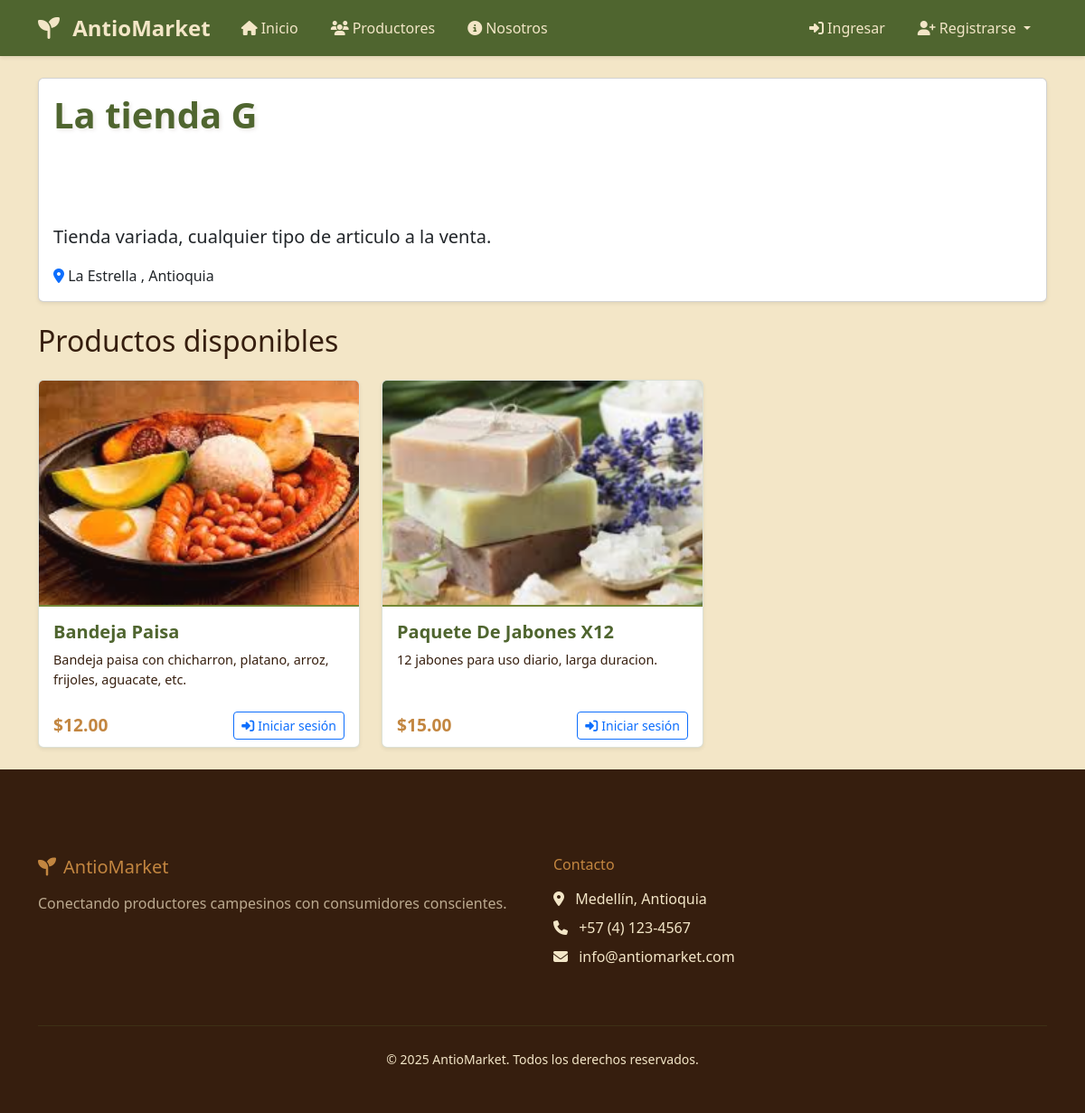
The app's page /cuentas/vendedor/2/, older data.
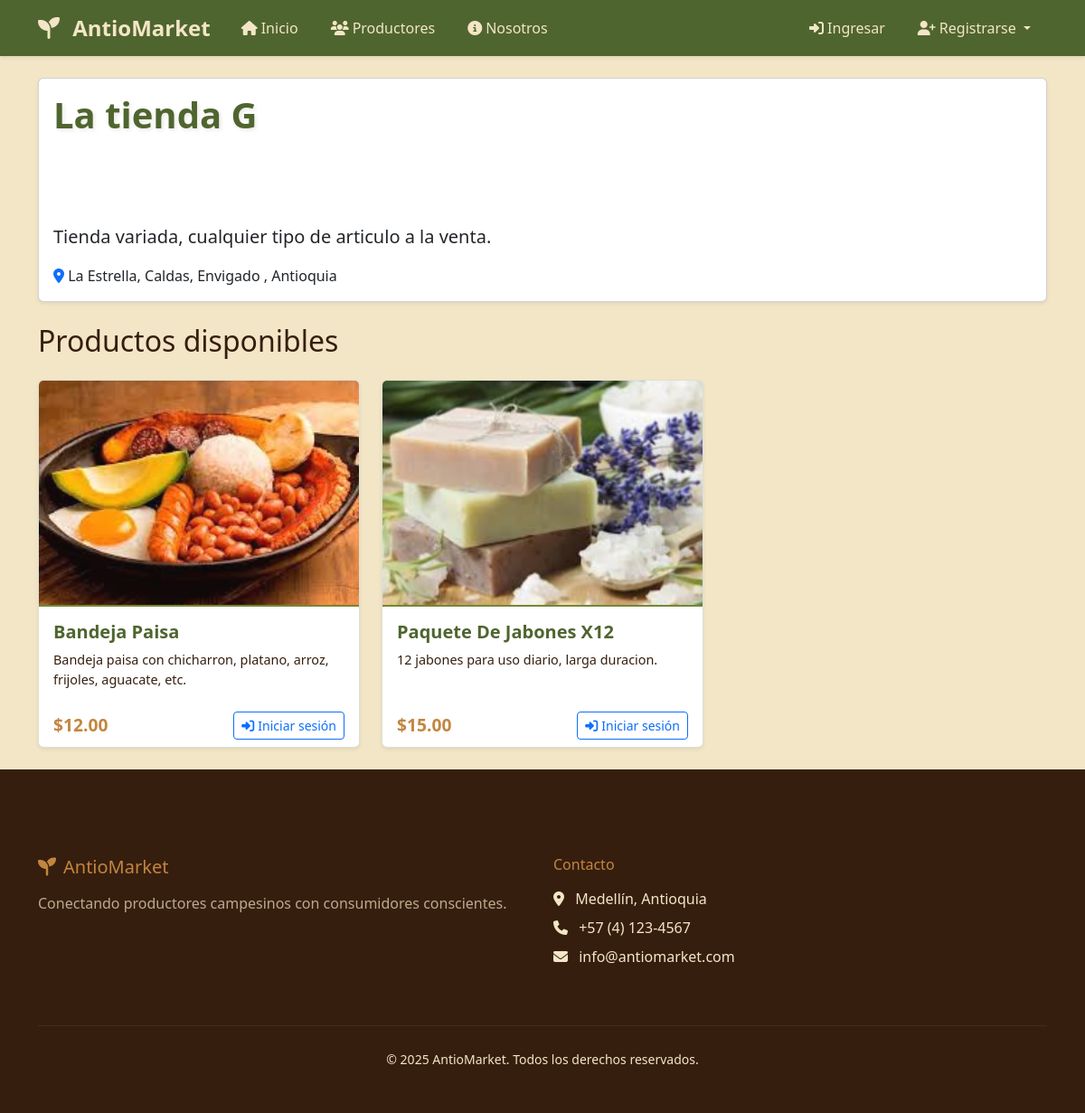
The same page, newer data.
### cuentas/models.py (models this page shows, shortened)
class CuentaVendedor(models.Model):
    usuario = models.OneToOneField(Usuario, on_delete=models.CASCADE)
    nombre_tienda = models.CharField(max_length=150, default='Mi Tienda')
    descripcion_tienda = models.TextField()

class UbicacionVendedor(models.Model):
    vendedor = models.ForeignKey(CuentaVendedor, on_delete=models.CASCADE)
    departamento = models.CharField(max_length=50, default='Antioquia')
    municipio = models.CharField(max_length=50)
    direccion = models.CharField(max_length=200)
    descripcion_zona = models.TextField(blank=True)

### productos/models.py (models this page shows, shortened)
class Producto(models.Model):
    vendedor = models.ForeignKey("cuentas.CuentaVendedor", on_delete=models.CASCADE)
    nombre = models.CharField(max_length=100)
    descripcion = models.TextField()
    precio = models.DecimalField(max_digits=10, decimal_places=2)
    stock = models.IntegerField()
    categoria = models.CharField(max_length=50)
    imagen = models.ImageField(upload_to='productos/', blank=True, null=True, default='default.jpg')

### cuentas/views.py (the view)
# urls.py: path('vendedor/<int:pk>/', views.DetalleVendedorView.as_view(), name='detalle_vendedor'),
class DetalleVendedorView(DetailView):
    model = CuentaVendedor
    template_name = 'cuentas/detalle_vendedor.html'
    context_object_name = 'vendedor'
    def get_context_data(self, **kwargs):
        context = super().get_context_data(**kwargs)
        context['productos'] = Producto.objects.filter(vendedor=self.object)
        return context

### cuentas/templates/cuentas/detalle_vendedor.html (shortened to what this page needs)
{% extends 'base.html' %}
{% block extra_css %}
{% load static %}
<link rel="stylesheet" href="{% static 'css/home.css' %}">
{% endblock %}
{% block content %}
<div class="container mt-4">
    <div class="card shadow-sm mb-4">
        <div class="card-body">
            <h1 class="page-title">{{ vendedor.nombre_tienda }}</h1>
            <p class="lead">{{ vendedor.descripcion_tienda }}</p>
            <p class="mb-0">
                <i class="fas fa-map-marker-alt text-primary"></i>
                {% for ubicacion in vendedor.ubicacionvendedor_set.all %}
                    {{ ubicacion.municipio }}{% if not forloop.last %}, {% endif %}
                {% endfor %}
                , Antioquia
            </p>
        </div>
    </div>
    <h2 class="mb-4">Productos disponibles</h2>
    <div class="row">
        {% for producto in productos %}
        <div class="col-md-4 mb-4">
            <div class="card h-100 shadow-sm product-card">
                {% if producto.imagen %}
                    <a href="{% url 'productos:detalle_producto' producto.pk %}">
                        <img src="{{ producto.imagen.url }}" class="card-img-top" alt="{{ producto.nombre }}">
                    </a>
                {% endif %}
                <div class="card-body">
                    <h5 class="card-title">
                        <a href="{% url 'productos:detalle_producto' producto.pk %}" class="text-decoration-none">
                            {{ producto.nombre }}
                        </a>
                    </h5>
                    <p class="card-text">{{ producto.descripcion|truncatechars:100 }}</p>
                </div>
                <div class="card-footer d-flex justify-content-between align-items-center bg-transparent border-0">
                    <span class="price-tag">${{ producto.precio }}</span>
                    {% if user.is_authenticated %}
                        {% if user.is_cliente %}
                            <a href="{% url 'carrito:agregar_producto' producto.id %}" class="btn btn-add-to-cart btn-sm">
                                <i class="fas fa-cart-plus me-1"></i>Agregar al carrito
                            </a>
                        {% else %}
                            <a href="{% url 'productos:detalle_producto' producto.pk %}" class="btn btn-outline-secondary btn-sm">
                                <i class="fas fa-eye me-1"></i>Ver producto
                            </a>
                        {% endif %}
                    {% else %}
                        <a href="{% url 'cuentas:login' %}" class="btn btn-outline-primary btn-sm">
                            <i class="fas fa-sign-in-alt me-1"></i>Iniciar sesión
                        </a>
                    {% endif %}
                </div>
            </div>
        </div>
        {% endfor %}
    </div>
</div>
{% endblock %}

### mercado_campesino/templates/base.html (shortened to what this page needs)
<!DOCTYPE html>
<html lang="es">
<head>
    <link href="https://cdn.jsdelivr.net/npm/bootstrap@5.3.0/dist/css/bootstrap.min.css" rel="stylesheet">
    <link rel="stylesheet" href="https://cdnjs.cloudflare.com/ajax/libs/font-awesome/6.4.0/css/all.min.css">
    {% load static %}
    <link rel="stylesheet" href="{% static 'css/base.css' %}">
    {% block extra_css %}{% endblock %}
</head>
<body>
    <nav class="navbar navbar-expand-lg">
        <div class="container">
            <a class="navbar-brand" href="{% url 'productos:home' %}">
                <i class="fas fa-seedling me-2"></i>
                AntioMarket
            </a>
            <div class="navbar-nav me-auto">
                <a class="nav-link" href="{% url 'productos:home' %}">
                    <i class="fas fa-home me-1"></i>Inicio
                </a>
                <a class="nav-link" href="{% url 'cuentas:lista_vendedores' %}">
                    <i class="fas fa-users me-1"></i>Productores
                </a>
                <a class="nav-link" href="{% url 'productos:nosotros' %}">
                    <i class="fas fa-info-circle me-1"></i>Nosotros
                </a>
            </div>
            <div class="navbar-nav">
                {% if user.is_authenticated %}
                    <div class="nav-item dropdown">
                        <a class="nav-link dropdown-toggle" href="#" role="button" data-bs-toggle="dropdown">
                            <i class="fas fa-user me-1"></i>{{ user.first_name|default:user.username }}
                        </a>
                        <ul class="dropdown-menu">
                            {% if user.is_vendedor %}
                                <li><a class="dropdown-item" href="{% url 'cuentas:perfil_vendedor' %}">
                                    <i class="fas fa-user-circle me-2"></i>Mi Perfil
                                </a></li>
                                <li><a class="dropdown-item" href="{% url 'productos:mis_productos' %}">
                                    <i class="fas fa-box me-2"></i>Mis Productos
                                </a></li>
                            {% endif %}
                            {% if user.is_cliente %}
                                <li><a class="dropdown-item" href="{% url 'cuentas:perfil_cliente' %}">
                                    <i class="fas fa-user-circle me-2"></i>Mi Perfil
                                </a></li>
                                <li><a class="dropdown-item" href="{% url 'pedidos:mis_pedidos' %}">
                                    <i class="fas fa-shopping-bag me-2"></i>Mis Pedidos
                                </a></li>
                            {% endif %}
                            <li><hr class="dropdown-divider"></li>
                            <li class="dropdown-item logout-btn">
                                <form method="post" action="{% url 'cuentas:logout' %}" style="display: inline;">
                                    {% csrf_token %}
                                    <button type="submit" class="dropdown-item border-0 bg-transparent text-start w-100" style="cursor: pointer;">
                                        <i class="fas fa-sign-out-alt me-2"></i>Cerrar Sesión
                                    </button>
                                </form>
                            </li>
                        </ul>
                    </div>
                {% else %}
                    <a class="nav-link" href="{% url 'cuentas:login' %}">
                        <i class="fas fa-sign-in-alt me-1"></i>Ingresar
                    </a>
                    <div class="nav-item dropdown">
                        <a class="nav-link dropdown-toggle" href="#" role="button" data-bs-toggle="dropdown">
                            <i class="fas fa-user-plus me-1"></i>Registrarse
                        </a>
                    </div>
                {% endif %}
            </div>
        </div>
    </nav>
    <main class="container-fluid px-0">
        {% block content %}
        {% endblock %}
    </main>
    <footer class="footer mt-auto pt-5">
        <div class="container py-5">
            <div class="row">
                <div class="col-lg-6 col-md-6 mb-4">
                    <h5 class="mb-3">
                        <i class="fas fa-seedling me-2"></i>AntioMarket
                    </h5>
                    <p class="text-muted">
                        Conectando productores campesinos con consumidores conscientes.
                    </p>
                </div>
                <div class="col-lg-6 col-md-6 mb-4">
                    <h6 class="mb-3">Contacto</h6>
                    <ul class="list-unstyled">
                        <li class="mb-2">
                            <i class="fas fa-map-marker-alt me-2"></i>
                            Medellín, Antioquia
                        </li>
                        <li class="mb-2">
                            <i class="fas fa-phone me-2"></i>
                            +57 (4) 123-4567
                        </li>
                        <li class="mb-2">
                            <i class="fas fa-envelope me-2"></i>
                            info@antiomarket.com
                        </li>
                    </ul>
                </div>
            </div>
            <hr class="my-4">
            <div class="row align-items-center">
                <div class="col-12 text-center">
                    <small>&copy; {% now "Y" %} AntioMarket. Todos los derechos reservados.</small>
                </div>
            </div>
        </div>
    </footer>
</body>
</html>

### mercado_campesino/static/css/base.css (style rules this page uses)
:root { --color-fondo: #f3e6c7; --color-primario: #361e0e; --color-secundario: #c38640; --color-verde-oscuro: #4f652f; --color-verde-claro: #748736; }
body { background-color: var(--color-fondo); display: flex; flex-direction: column; min-height: 100vh; color: var(--color-primario); }
.navbar { background-color: var(--color-verde-oscuro) !important; box-shadow: 0 2px 4px rgba(54, 30, 14, 0.1); }
.navbar-brand { font-weight: bold; color: var(--color-fondo) !important; font-size: 1.5rem; }
.navbar-nav .nav-link { color: var(--color-fondo) !important; font-weight: 500; margin: 0 10px; transition: color 0.3s ease; }
.footer { background-color: var(--color-primario); color: var(--color-fondo); margin-top: auto; }
.footer h5, .footer h6 { color: var(--color-secundario); }
.footer .text-muted { color: rgba(243, 230, 199, 0.7) !important; }
.footer hr { border-color: var(--color-verde-oscuro); }
main { flex: 1; background-color: var(--color-fondo); }

### productos/static/css/home.css (style rules this page uses)
.product-card { transition: transform 0.3s ease, box-shadow 0.3s ease; border: 1px solid rgba(79, 101, 47, 0.2); background-color: white; }
.product-card .card-img-top { height: 250px; object-fit: cover; border-bottom: 2px solid var(--color-verde-claro); }
.product-card .card-title { color: var(--color-verde-oscuro); font-weight: bold; }
.product-card .card-title a { color: var(--color-verde-oscuro) !important; text-decoration: none; }
.product-card .card-text { color: var(--color-primario); font-size: 0.9rem; }
.price-tag { color: var(--color-secundario); font-size: 1.2rem; font-weight: bold; }
.page-title { color: var(--color-verde-oscuro); font-weight: bold; text-shadow: 2px 2px 4px rgba(54, 30, 14, 0.1); margin-bottom: 4rem; padding-bottom: 2rem; }

Row changes from the older to the newer data that the page shows:
shown differently, row unchanged: UbicacionVendedor "La Estrella": now shows ","
added UbicacionVendedor: municipio "Caldas"
added UbicacionVendedor: municipio "Envigado"
